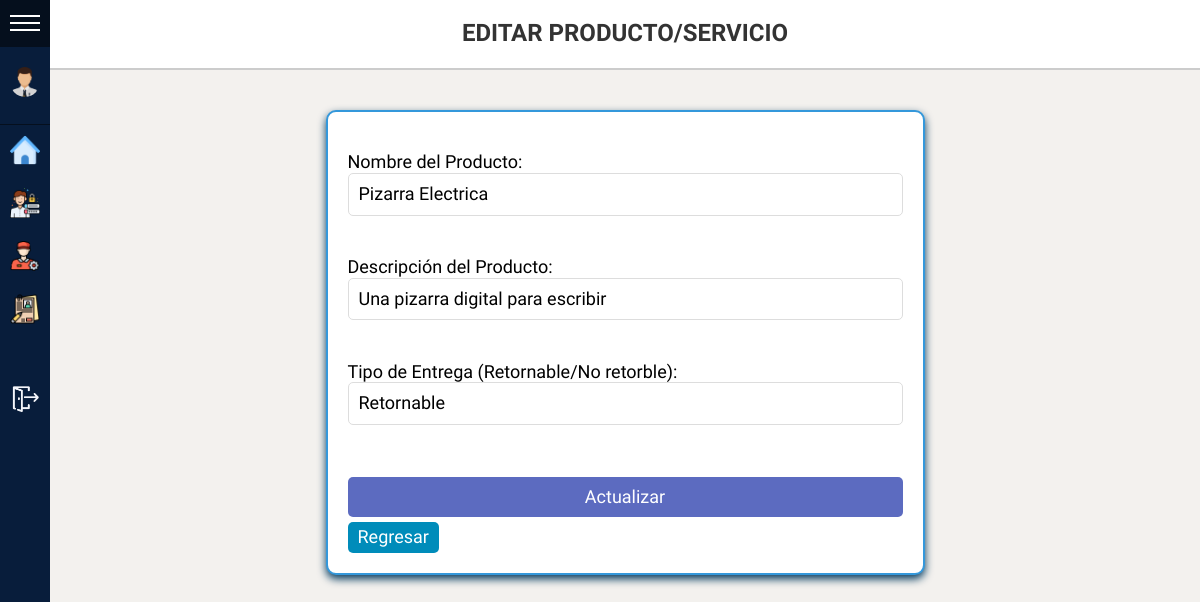
The app's page /Data/CRUDprodu/editarProducto.php?idProducto=1 (signed in) with its own data.
### tables this page shows
CREATE TABLE productos (
    idProducto INT AUTO_INCREMENT PRIMARY KEY,
    nomProducto VARCHAR (60) NOT NULL,
    descripcion VARCHAR (250) NOT NULL,
    tipoEntrega varchar(20) not null,
    idCatProducto INT,
    idDepaProducto INT,
    idTipoProducto INT,
    FOREIGN KEY (idTipoProducto) REFERENCES tipoSolicitado(idTipo),
    FOREIGN KEY (idCatProducto) REFERENCES categorias(idCategoria),
    FOREIGN KEY (idDepaProducto) REFERENCES departamentos(idDepartamento)
);

### Data/conexionDB.php (called while the page is built, shortened)
<?php
class conexionDB{
    private $HOST = "";
    private $USER = "";
    private $PASS = "";
    private $DB = "";
    protected $connection;
    public function __construct(){
        $this->HOST="localhost";
        $this->USER="root";
        $this->PASS="";
        $this->DB="requests";
    }
    public function connect(){
        $this->connection = mysqli_connect($this->HOST, $this->USER, $this->PASS, $this->DB);
        if($this->connection){
            return true;
        }else{
            return false;
        }
    }
    public function execquery($query){
        $this->dataset = mysqli_query($this->connection,$query);
        if($this->dataset){
            return $this->dataset;
        }else{
            return 0;
        }
    }
}
?>

### Data/CRUDprodu/Producto.php (called while the page is built, shortened)
<?php
include('../../Data/conexionDB.php');
class Producto extends conexionDB{
    public function getProductoById($idProducto){
        $query = "SELECT * FROM productos WHERE idProducto = $idProducto";
        $result = $this->connect();
        if ($result) {
            $dataset = mysqli_fetch_assoc($this->execquery($query));
        }
        else{
            $dataset = "error";
        }
        return $dataset;
    }
}
?>

### Data/CRUDprodu/editarProducto.php (the view, shortened to what this page needs)
<!DOCTYPE html>
<html lang="en">
<head>
	<link rel="stylesheet" href="../../CSS/normalize.css">
	<link rel="stylesheet" href="../../CSS/form.css">
	<link rel="stylesheet" href="../../CSS/sidemenu.css">
</head>
<body>
	<div id="sidemenu" class="menu-collapsed">
		<div id="header">
			<div id="menu-btn">
				<div class="btn-hamburger"></div>
				<div class="btn-hamburger"></div>
				<div class="btn-hamburger"></div>
			</div>
		</div>
		<div id="profile">
			<?php
			if (!isset($_SESSION['profile_pic'])) {
				echo '<div id="photo"><img src="../../img/profiles_pics/usuario.png" alt="Usuario"></div>';
			} else {
				echo '<div id="photo"><img src="../../img/profiles_pics/' . $_SESSION['profile_pic'] . '" alt="Usuario"></div>';
			}
			?>
		</div>
		<div id="menu-items">
			<div class="item">
				<a href="../../View/indexAdmin.php">
					<div class="icon"><img src="../../img/homeImagen.png" alt=""></div>
				</a>
			</div>
			<div class="item">
				<a href="../../View/Admin/gestionUsuarios.php">
					<div class="icon"><img src="../../img/gestionUsuarioImagen.png" alt=""></div>
				</a>
			</div>
			<div class="item">
				<a href="../../View/Admin/controlTecnico.php">
					<div class="icon"><img src="../../img/controlTecnicoImagen.png" alt=""></div>
				</a>
			</div>
			<div class="item">
				<a href="../../View/Admin/solicitudes.php">
					<div class="icon"><img src="../../img/requisicionesImagen.png" alt=""></div>
				</a>
			</div>
			<div class="item">
				<a href="../../View/Admin/catalogo.php">
					<div class="icon"><img src="../../img/catalogo.png" alt=""></div>
				</a>
			</div>
			<div class="item">
				<a href="../../App/logout.php">
					<div class="icon"><img src="../../img/logout.png" alt=""></div>
				</a>
			</div>
		</div>
	</div>
	<?php
	include('Producto.php');
	$miobjeto = new Producto();
	if (isset($_GET['idProducto'])) {
		$datosProducto = $miobjeto->getProductoById($_GET['idProducto']);
		$idProducto = $datosProducto['idProducto'];
		$nomProducto = $datosProducto['nomProducto'];
		$descripcion = $datosProducto['descripcion'];
		$tipoEntrega = $datosProducto['tipoEntrega'];
	}
	?>
	<div class="containerF">
		<h1>Editar Producto/Servicio</h1>
	</div>
	<main class="mainE">
		<div class="container">
			<form class="form" method="post" action="actualizarProducto.php">
				<input type="hidden" name="idProducto" value="<?php echo $idProducto; ?>"><br>
				Nombre del Producto: <input type="text" name="nomProducto" value="<?php echo $nomProducto; ?>" readonly><br><br>
				Descripción del Producto: <input type="text" name="descripcion" value="<?php echo $descripcion; ?>"><br><br>
				Tipo de Entrega (Retornable/No retorble): <input type="text" name="tipoEntrega" value="<?php echo $tipoEntrega; ?>" readonly><br><br>
				<input type="submit" name="submit" value="Actualizar">
				<a href="gestionProducto.php">
					<div class="go-to-button">Regresar</div>
				</a>
			</form>
		</div>
	</main>
</body>
</html>

### CSS/form.css (style rules this page uses)
.container { width: 50%; padding: 20px; background-color: white; box-shadow: 0 0 10px rgba(0, 0, 0, 0.1); border-radius: 5px; display: flow; margin: 0 auto; border: #3498db 2px solid; border-radius: 10px; background-color: white; box-shadow: 0 4px 8px #043a5e; }
form { display: flex; flex-direction: column; }
input, select, textarea { padding: 10px; border: 1px solid #ddd; border-radius: 5px; }
input[type="submit"] { padding: 10px; border: none; border-radius: 5px; margin-top: 10px; background-color: #5c6bc0; color: white; cursor: pointer; }

### CSS/sidemenu.css (style rules this page uses)
:root { --width: 300px; --padding: 10px; --bgcolor: rgb(8, 29, 59); --hovercolor: rgb(5, 15, 29); --width-collapsed: 50px; --fuente: 'Libre Franklin', sans-serif; }
body { background-color: #f3f1ee; font-family: var(--fuente); font-size: 18px; padding: 0; margin: 0; margin-left: var(--width-collapsed); }
#sidemenu { background-color: var(--bgcolor); color: white; position: fixed; height: 100%; left: 0; top: 0; }
#sidemenu a { color: white; text-decoration: none; }
#sidemenu #header { box-sizing: border-box; border-bottom: solid 1px var(--hovercolor); }
#sidemenu #header #title, #sidemenu #header #menu-btn { vertical-align: middle; }
#sidemenu #header #menu-btn { display: inline-block; }
#sidemenu #header #menu-btn { cursor: pointer; padding: 10px; width: var(--width-collapsed); box-sizing: border-box; }
#sidemenu #header #menu-btn .btn-hamburger { background-color: #fff; width: 100%; height: 2px; margin: 5px 0; }
#sidemenu #profile { border-bottom: solid 1px var(--hovercolor); padding: var(--padding) 0; text-align: center; }
#sidemenu #profile #photo { box-sizing: border-box; padding: var(--padding); margin: 0 auto; }
#sidemenu #profile #photo img { border-radius: 50%; width: 60%; }
#sidemenu #profile #photo, #sidemenu #profile #name { font-size: 24px; padding: var(--padding) 0; overflow: hidden; }
#sidemenu #menu-items { overflow:hidden; }
#sidemenu #menu-items .item { width: var(--width); }
#sidemenu #menu-items .item .icon { display: inline-block; }
#sidemenu #menu-items .item .icon, #sidemenu #menu-items .item .title { font-size: 14px; vertical-align: middle; overflow: hidden; display: inline-block; }
#sidemenu #menu-items .item a { display: block; }
#sidemenu #menu-items .item .icon { box-sizing: border-box; padding: var(--padding); width: var(--width-collapsed); }
#sidemenu #menu-items .item .icon img { width: 100%; }
.menu-collapsed { width: var(--width-collapsed); }
.menu-collapsed .item { width: 100px; }

### records on screen
productos: nomProducto "Pizarra Electrica", descripcion "Una pizarra digital para escribir", tipoEntrega "Retornable"
